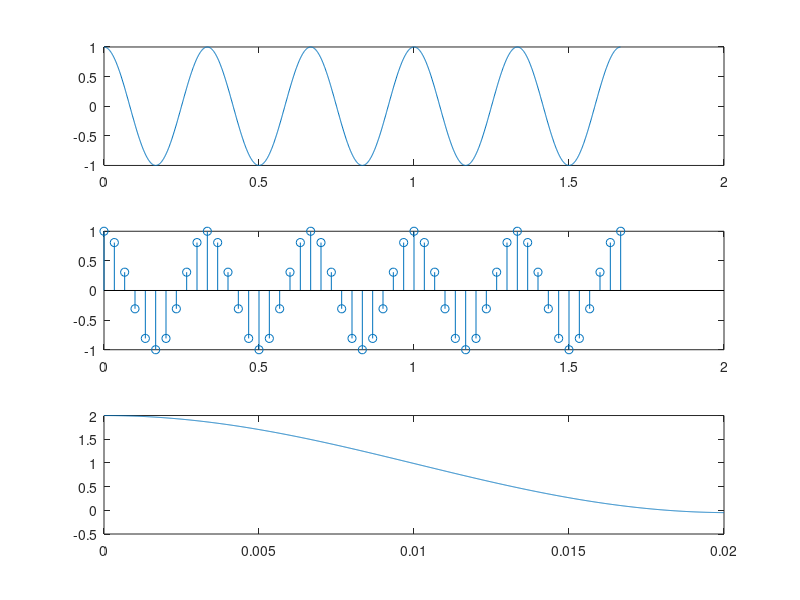

The MATLAB script that drew this image:
clc;
clear all;
f0=3;
fs=30;
T = 1/f0;
t=0:0.001:5*T;
xt=cos(2*pi*f0*t);
Ts=1/fs;
n=0:Ts:5*T;
xn=cos(2*pi*f0*n);
subplot(3,1,1)
plot(t, xt);
subplot(3,1,2)
stem(n,xn);
%Reconstruction of signal:
p=input("enter the value of no. of samples");
i=p*3.1415;
j=p*10*3.1415;
Ts=1/100000;
t=0:Ts:0.02;
x1=cos(i*t);
x2=cos(j*t);
x=x1+x2;
subplot(3,1,3)
plot(t,x)
